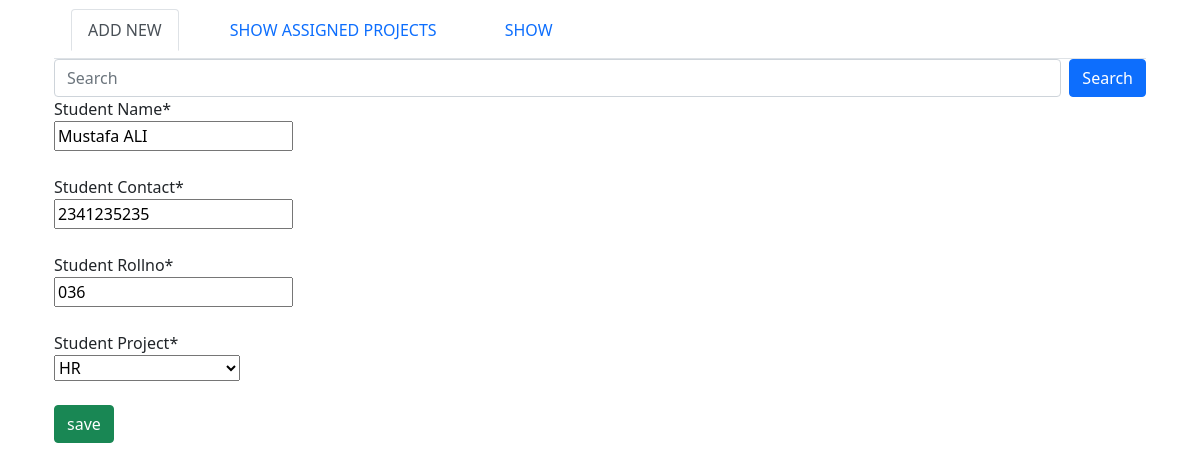
The app's page /CRUD/1/ with its own data.
### CRUD/models.py (models this page shows, shortened)
class Students(models.Model):
    std_name = models.CharField(max_length=50)
    std_contact = models.IntegerField()
    std_roll = models.CharField(max_length = 50, default = '')
    project = models.ForeignKey(Project, on_delete= models.CASCADE)

### CRUD/views.py (the view, shortened to what this page needs)
# urls.py: path('<int:id>/',views.std_form, name = 'std_update'),
def std_form(request, id=0):
    if request.method == 'GET':
        if id == 0:
            form = std()
            return render(request, 'CRUD/addData.html', {'form': form})
        else:
            students = Students.objects.get(pk=id)
            form = std(instance = students) #We are giving instance as students to get the particular data
            return render(request, 'CRUD/addData.html', {'form': form})

### CRUD/form.py
class std(forms.ModelForm):
    class Meta:
        model = Students
        fields = ('std_name', 'std_contact','std_roll', 'project')
        labels = {'std_name':'Student Name', 'std_contact':'Student Contact', 'std_roll':'Student Rollno', 'project':'Student Project'}
    def __init__(self, *args, **kwargs):
        super(std, self).__init__(*args, **kwargs)
        self.fields['project'].empty_label = "Select"

### CRUD/models.py (called while the page is built)
    def __str__(self):
        return self.title #making a Constructor so it would return project title first

### CRUD/templates/CRUD/addData.html (shortened to what this page needs)
<!DOCTYPE html>
{% extends 'CRUD/base.html' %}
{% load crispy_forms_tags %}
{% block content %}
<html>
        <head>
        </head>
        <body>
            <form action="" method="POST">
            <div class = "container">
                {{ form.std_name | as_crispy_field }}
                <br>
                {{ form.std_contact | as_crispy_field }}
                <br>
                {{ form.std_roll | as_crispy_field }}
                <br>
                {{ form.project | as_crispy_field }}
                <br>
                <input type="submit" class="btn btn-success" value="save" >
            </div>
        </form>
    {% endblock content %}

### records on screen
Students: std_name "Mustafa ALI", std_contact "2341235235", std_roll "036", project "HR"
